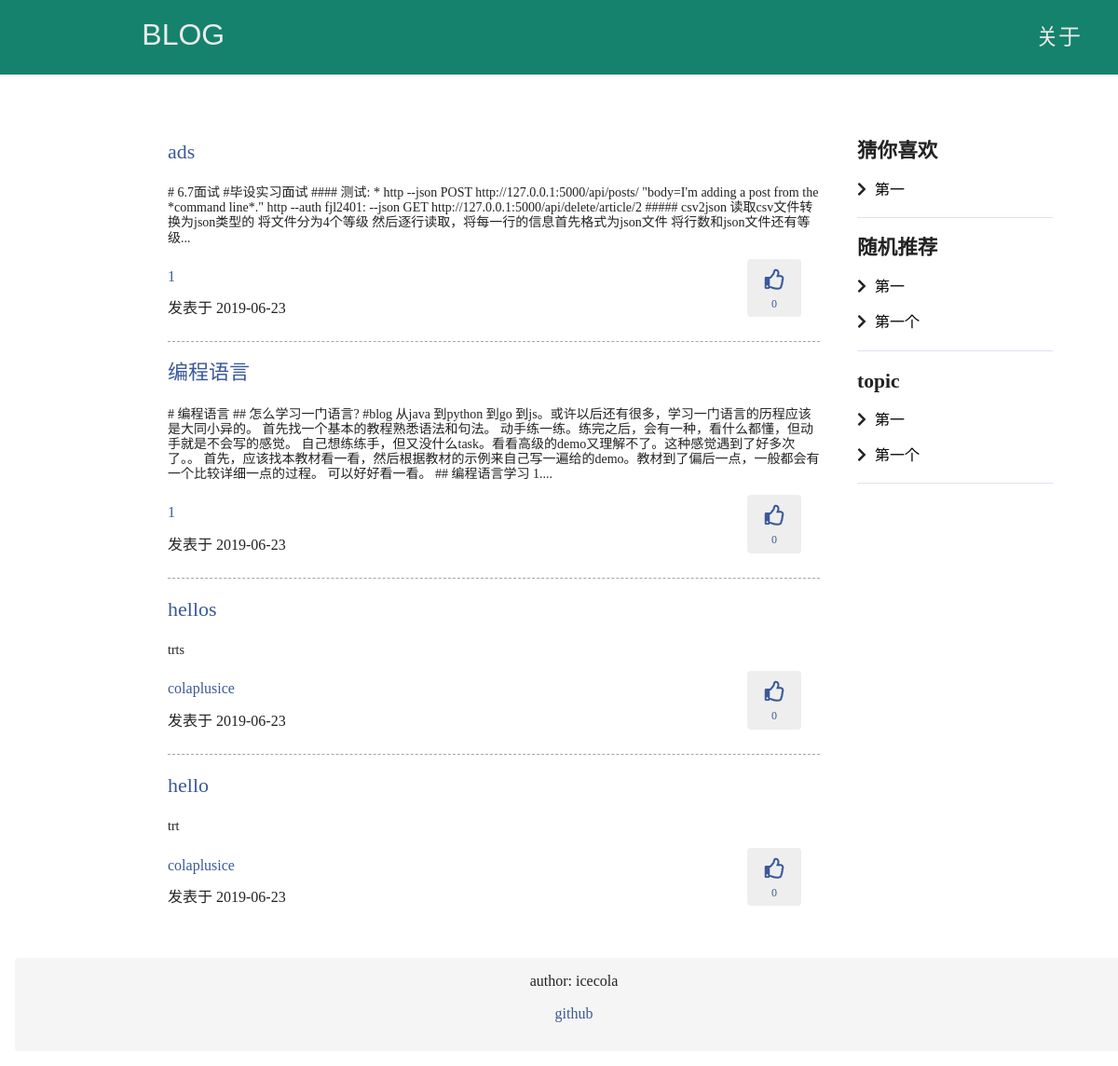
Before: / with the older database file.
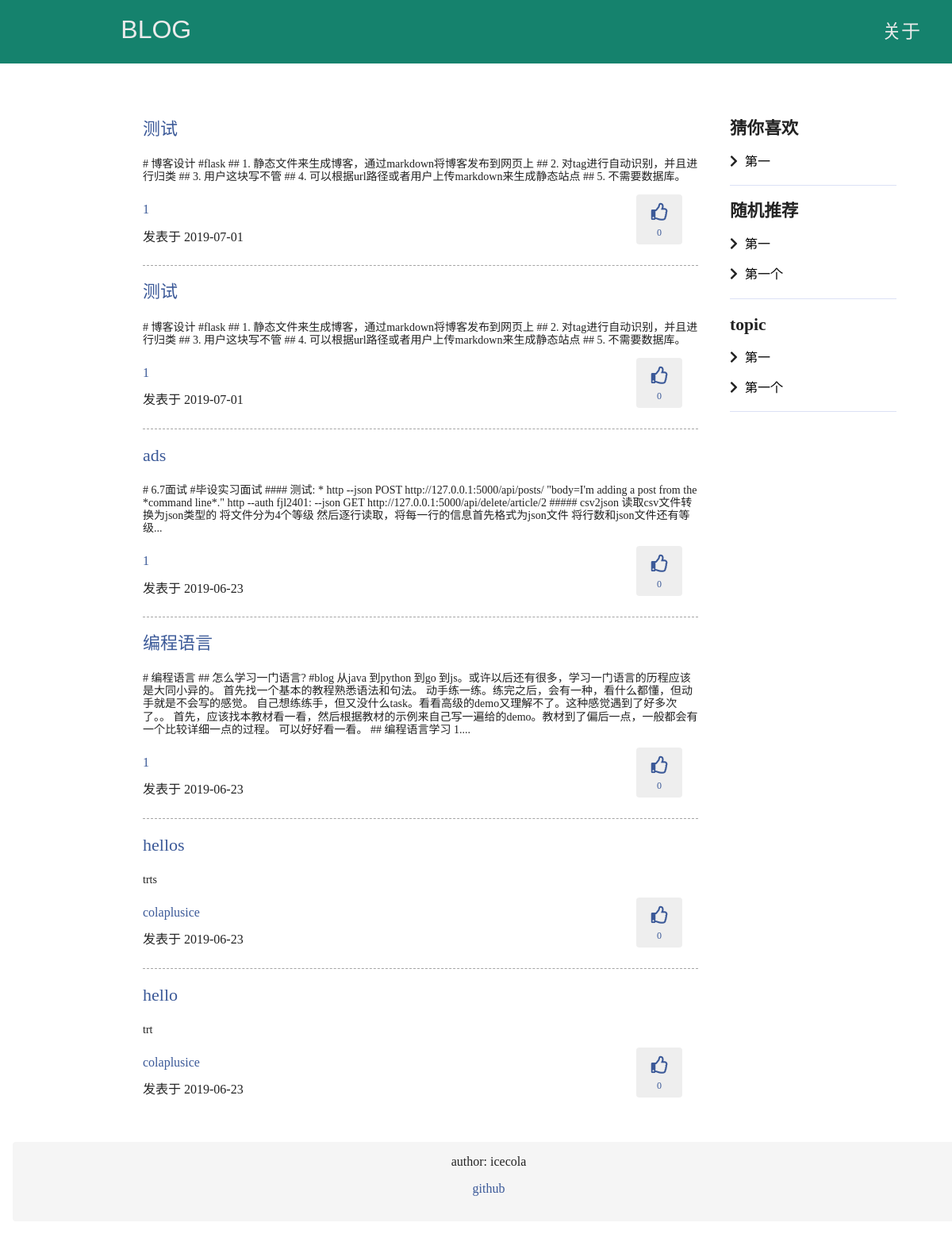
After: the same page with the newer database file.
### app/models/user.py (models this page shows)
class Article(db.Model):
    author = ForeignKeyField(Author, Author.name, column_name='author_name', backref='articles')
    title = CharField(null=False, unique=True)
    tag = ForeignKeyField(Tag, Tag.name, column_name='tag_name', backref='articles')
    created_at = DateTimeField(default=datetime.now())
    content = TextField(null=False)
    view_num = IntegerField(default=0)

### app/main/views.py (the view)
@main.route("/")
def index():
    articles = Article.select().order_by(Article.created_at.desc())
    tags = Tag.select()
    flash('qweqewqe')
    return render_template("index.html", articles=articles, tags=tags)

### app/main/views.py (called while the page is built)
@main.context_processor
def override_url_for():
    return dict(url_for=dated_url_for)

def dated_url_for(endpoint, **values):
    if endpoint == "static":
        filename = values.get("filename", None)
        if filename:
            file_path = os.path.join(current_app.root_path, endpoint, filename)
            values["q"] = int(os.stat(file_path).st_mtime)
    return url_for(endpoint, **values)

### app/templates/index.html
{% extends 'base.html' %}
{% block content %}
    <div class="item-list">
        <ul>
            {% for article in articles %}
                <li>
                    <a class="title" href="/blog/{{ article.id }}">{{ article.title }}</a>
                    <p>
                        {{ article.content|truncate(300) }}
                    </p>
                    <div class="blog-meta">
                        <div>
                            <a href="">{{ article.author_name }}</a>
                            <p> 发表于 {{ article.created_at.strftime('%Y-%m-%d') }}
                            </p>
                        </div>
                        <div class="blog-actions right">
                            <a class="like-button" href="">
                                <span class="number fa fa-thumbs-up"></span>
                                {{ article.view_num }}
                            </a>
                        </div>
                    </div>
                </li>
            {% endfor %}
        </ul>
    </div>
{% endblock %}

### app/templates/base.html (shortened to what this page needs)
<!DOCTYPE html>
<html lang="en">
<head>
    {% block css %}
        <link rel="stylesheet" href="https://use.fontawesome.com/releases/v5.7.2/css/all.css">
        <link rel="stylesheet" href="{{ url_for('static', filename='css/base.css') }}">
        <link rel="stylesheet" href="{{ url_for('static', filename='css/layout.css') }}">
        <link rel="stylesheet" href="{{ url_for('static', filename='css/nav-item.css') }}">
        <link rel="stylesheet" href="{{ url_for('static', filename='css/list-item.css') }}">
    {% endblock %}
</head>
<body>
<div class="Wrap">
    <div class="Header">
        <div class="header">
            <a href="/" class="nav-title center">blog</a>
            <a class="right-item" href="/about">关于</a>
        </div>
    </div>
    <div class="WrapMiddle">
        <div class="Left">
        </div>
        <div class="Middle">
            {% block content %}
            {% endblock %}
        </div>
        <div class="Right">
            <div class="side-list">
                <h2 class="title">
                    猜你喜欢
                </h2>
                <ul class="list-group">
                    <li>
                        <i class="fa fa-chevron-right">
                        </i>
                        <a href="#">第一</a>
                    </li>
                </ul>
            </div>
            <div class="side-list">
                <h2 class="title">
                    随机推荐
                </h2>
                <ul class="list-group">
                    <li>
                        <i class="fa fa-chevron-right">
                        </i>
                        <a href="#">第一</a>
                    </li>
                    <li>
                        <i class="fa fa-chevron-right">
                        </i>
                        <a href="#">第一个</a>
                    </li>
                </ul>
            </div>
            <div class="side-list">
                <h2 class="title">
                    topic
                </h2>
                <ul class="list-group">
                    <li>
                        <i class="fa fa-chevron-right">
                        </i>
                        <a href="#">第一</a>
                    </li>
                    <li>
                        <i class="fa fa-chevron-right">
                        </i>
                        <a href="#">第一个</a>
                    </li>
                </ul>
            </div>
        </div>
    </div>
    <div class="Footer">
        <p>author: icecola</p>
        <a href="">github</a>
    </div>
</div>
</body>
</html>

### app/static/css/base.css (style rules this page uses)
body { overflow-x: hidden; overflow-y: scroll; min-height: 100%; height: 100%; }
html { color: #222; font-size: 1em; height: 100%; }
a { text-decoration: none; color:#3b5998 ; }
html { line-height: 1.15; -webkit-text-size-adjust: 100%; }
body { margin: 0; }
a { background-color: transparent; }
.header { height: 4rem; padding-top: 1rem; padding-right: 1.5rem; padding-left: 1.5rem; display: flex; flex-direction: column; background-color: #15826d; align-items: center; font-family: 'Oswald', sans-serif; font-size: 1.5rem; }
@media (min-width: 31.25em) { .header { flex-direction: row; align-items: baseline; } }
@media (min-width: 31.25em) { .right-item { margin-left: auto; } }
.center { justify-content: center; }
.right { float: right; }

### app/static/css/layout.css (style rules this page uses)
.Wrap { margin: 0 auto; width: 100%; display: flex; flex-direction: column; min-height: 100%; }
.Header { width: 100%; height: 130px; }
.WrapMiddle { max-width: 1600px; flex: 1; width: 100%; font-size: 0; min-height: 100%; position: relative; display: flex; flex-direction: row; }
.Left { font-size: .9rem; transition: transform .3s; }
@media (min-width: 40rem) { .Left { width: 12.5%; left: 0; position: relative; } }
.Middle { transition: transform .3s; font-size: 1.5rem; }
@media (min-width: 40rem) { .Middle { display: inline-block; width: 62.5%; padding: 0 2.5rem; } }
.Right { width: 100%; font-size: .9rem; }
@media (min-width: 40rem) { .Right { width: 25%; } }
.Footer { height: 100px; width: 100%; text-align: center; background-color: whitesmoke; margin: 1rem; border-radius: .25rem; }

### app/static/css/nav-item.css (style rules this page uses)
.nav-title { width: 30%; color: #ebebeb; font-family: 'Oswald', sans-serif; font-size: 2rem; display: flex; text-transform: uppercase; }
.right-item { margin-right: 1rem; color: #ebebeb; margin-top: 10px; }

### app/static/css/list-item.css (style rules this page uses)
.side-list .title { margin: 20px 0; }
.side-list ul { padding: 0; width: 75%; border-bottom: #dce1f5 1px solid; }
.side-list ul li { list-style-type: none; font-size: 16px; margin-top: 20px; margin-bottom: 20px; }
.side-list ul li a { margin-left: 5px; color: black; }
.item-list ul { margin-left: 0; padding-left: 0; font-size: 14px; }
.item-list .title { padding-top: 0; margin-top: -10px; color: #3b5998; font-size: 22px; display: block; margin-bottom: 10px; }
.item-list li { border-bottom: dashed 1px #a5a5a5; margin-bottom: 10px; padding-bottom: 10px; display: flex; flex-direction: column; margin-top: 30px; }
.item-list a { margin-right: 20px; }
.item-list ul li:last-child { border-bottom: none; }
.item-list .blog-meta { margin-bottom: 0; margin-top: 10px; font-size: 16px; display: flex; flex-direction: row; justify-content: space-between; }
.blog-actions a { display: inline-block; text-align: center; background-color: #eee; border-radius: 4px; min-width: 50px; padding: 7px 4px; font-size: 12px; }
.blog-actions { margin-top: 0; }
.blog-actions span { display: block; }
.blog-actions .number { font-size: 22px; font-weight: 500; line-height: 30px; margin-bottom: 5px; }
.blog-actions .like-button { margin-left: 20px; margin-top: -10px; }

Changed rows visible on the page:
added Article: title "测试", content "# 博客设计 #flask ## 1. 静态文件来生成博客，通过markdown将博客发布到网页上 ## 2. 对tag进行自动识别，并且进行归类 ## 3. 用户这块写不管 ## 4. 可以根据url路径或者用户上传markdown来生成静态站点 ## 5. 不需要数据库。", author_name "1", created_at "2019-07-01", view_num "0"
added Article: title "测试", content "# 博客设计 #flask ## 1. 静态文件来生成博客，通过markdown将博客发布到网页上 ## 2. 对tag进行自动识别，并且进行归类 ## 3. 用户这块写不管 ## 4. 可以根据url路径或者用户上传markdown来生成静态站点 ## 5. 不需要数据库。", author_name "1", created_at "2019-07-01", view_num "0"
